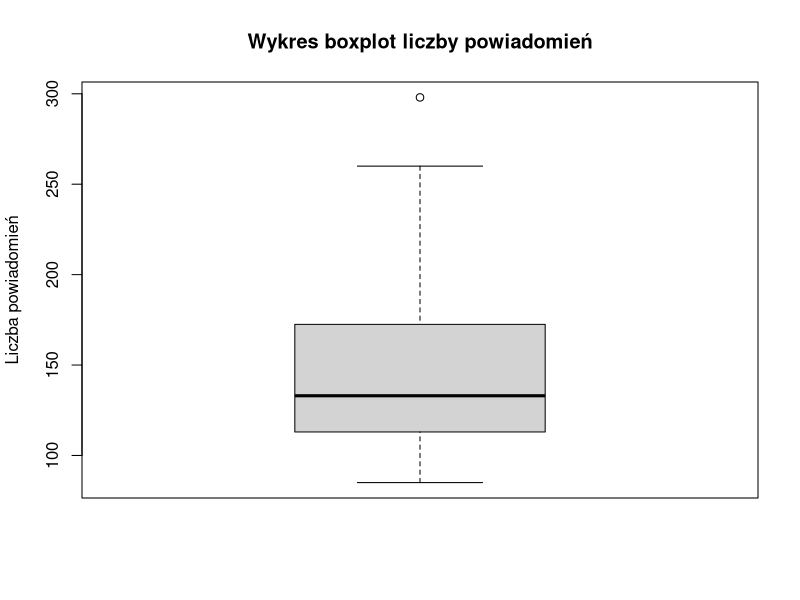
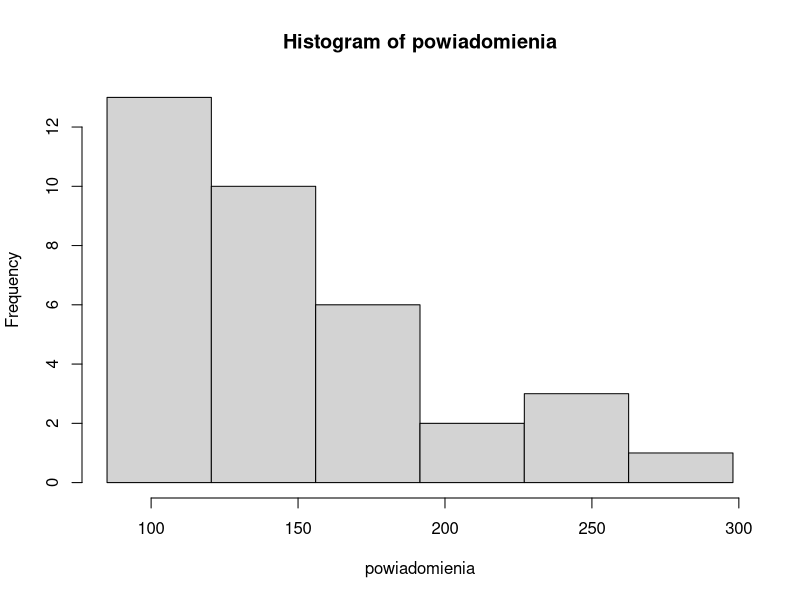

These charts were generated, in order, by the following R code:
powiadomienia = read.table("data_set.txt", header = TRUE)$Powiadomienia

powiadomienia

#ZADANIE 1 - Miary tendencji centralnej:
#Średnia arytmetyczna
print("Średnia arytmetyczna: ")
mean(powiadomienia)

#Dominanta
print("Dominanta: ")
values <- unique(powiadomienia)
values[which.max(tabulate(match(powiadomienia, values)))]

#Mediana
print("Mediana:")
median(powiadomienia)

#Kwartyl pierwszy
print("Kwartyl pierwszy:")
quantile(powiadomienia, probs = 0.25)

#Kwartyl trzeci
print("Kwartyl trzeci:")
quantile(powiadomienia, probs = 0.75)

#ZADANIE 2 - MIARY ZRÓŻNICOWANIA
#Rozstęp
print("Rozstęp:")
max(powiadomienia) - min(powiadomienia)

#Wariancja
print("Wariancja:")
var(powiadomienia)

#Odchylenie standardowe
print("Odchylenie standardowe:")
sd(powiadomienia)

#Odchylenie ćwiartkowe
IQR(powiadomienia)/2

#Rozstęp międzykwartylowy
IQR(powiadomienia)

#ZADANIE 3 - współczynnik zmienności
wspolczynnik_zmiennosci <- sd(powiadomienia) / mean(powiadomienia)

#ZADANIE 4 - wykres boxplot
boxplot(powiadomienia, 
        main = "Wykres boxplot liczby powiadomień", 
        ylab = "Liczba powiadomień")


#ZADANIE 5 - szereg rozdzielczy
#Liczba przypadków
n <- length(powiadomienia)

#Liczba klas
k <- round(sqrt(n), digits = 0)

#Szerokość przedziału klasowego
szer_klasy <- (max(powiadomienia) - min(powiadomienia)) / k

szereg <- cut(powiadomienia, seq(min(powiadomienia), max(powiadomienia), by = szer_klasy), include.lowest = TRUE)
table(szereg)

#ZADANIE 6 - Histogram
hist(powiadomienia, seq(min(powiadomienia), max(powiadomienia), by = szer_klasy), 
     include.lowest = TRUE)


